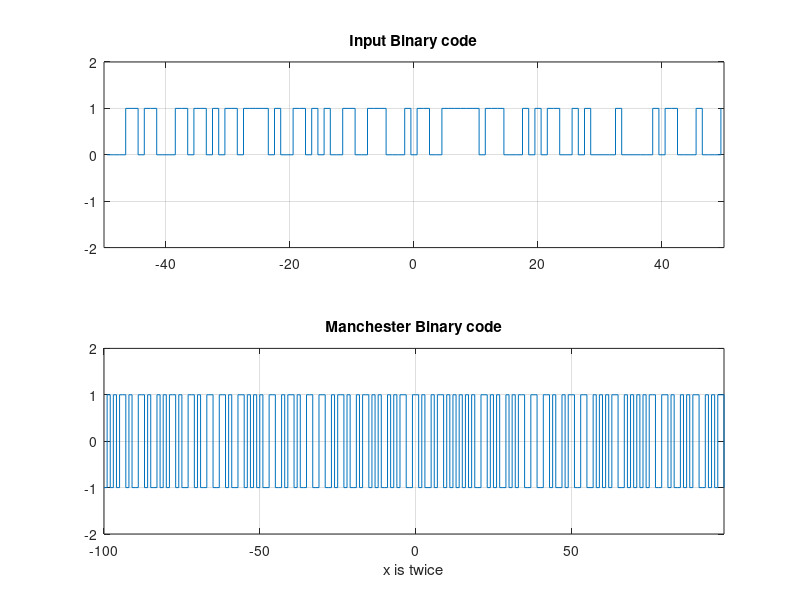

Write MATLAB code to recreate this figure.
%----------------------------------------------------------------------%
%%----------------- Lab 2 - Digital Communication --------------------%%
 %--------------- Supervisor: Dr.Shirvani Moghaddam --------------%
  %------- Source by Mohammad Reza Farhadi Nia ----- Date:Oct 2020 --%
%----------------------------------------------------------------------%

%%
%Binary__Input = [1 0 1 1 0 0 0 0 0 0 0 1 1 1 0 0 0 0 0 0 0 0 0 0 0 0 1 0 1 1 0 1 0 0 0 0 0 1 1 1 0 0 1 0 1 0 1 0 1  0 1 1 0 1 0 0 0 0 0 1 1 1 0 0 1 0 1 0 1 0 1 0 0 1 1 0 0 0 0 0 0 0 0 0 1 0 1 1 0 1 0 0 0 0 0 1 1 1 0 0 1 0 1 0 1 0 1 0 0 1 1 0 0 0 0 0 0 0 1 1 1 0 0 0 0 0 0 0 0 0 0 0 0 1 0 1 1 0 1 0 0 0 0 0 1 1 1 0 0 1 0 1 0 1 0 1 0 0 1 1 0 0 0 0 0 0 0 1 1 1 0 0 0 0 0 0 1 0 1 1 0 1 0 0 0 0 0 1 1 1 0 0 1 0 1 0 1 0 1 0]; 
Binary_Random_Input = randi([0,1],1,100);
Manchester = [Binary_Random_Input Binary_Random_Input];
    
    for i = 1:length(Binary_Random_Input)
        if Binary_Random_Input(i) == 1
            Manchester(2*i-1) = 1;
            Manchester(2*i) = -1;
        else
            Manchester(2*i-1) = -1;
            Manchester(2*i) = 1;
        end
    end

figure

subplot(2,1,1);stairs([-length(Binary_Random_Input)/2+1/2:length(Binary_Random_Input)/2-1/2],Binary_Random_Input);
axis([-length(Binary_Random_Input)/2 length(Binary_Random_Input)/2 -2 2]);title('Input Binary code');grid on;

subplot(2,1,2);stairs([-length(Manchester)/2:length(Manchester)/2-1],Manchester); xlabel('x is twice');
axis([-length(Manchester)/2 length(Manchester)/2-1 -2 2]);title('Manchester Binary code');grid on;